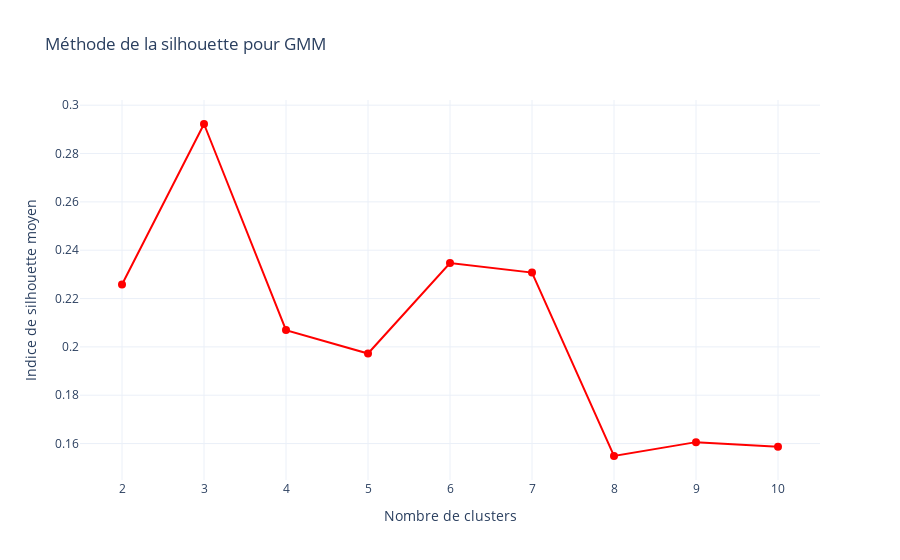

The code cell stored with this chart in its notebook:
### Markdown cell above
### Silhouette Score

### Code cell
# Liste pour stocker les scores de silhouette
silhouette_scores_gmm = []

# Tester de 2 à 10 clusters
for n_clusters in range(2, 11):
    gmm = GaussianMixture(n_components=n_clusters, random_state=42)
    gmm.fit(df_standardise)  # ou df_numeric
    labels = gmm.predict(df_standardise)
    score = silhouette_score(df_standardise, labels)
    silhouette_scores_gmm.append(score)

# Création du graphique avec Plotly
fig = go.Figure()

fig.add_trace(go.Scatter(
    x=list(range(2, 11)),
    y=silhouette_scores_gmm,
    mode='lines+markers',
    name='Silhouette Score',
    line=dict(color='red'),
    marker=dict(size=8)
))

fig.update_layout(
    title='Méthode de la silhouette pour GMM',
    xaxis_title='Nombre de clusters',
    yaxis_title='Indice de silhouette moyen',
    template='plotly_white'  # Utiliser le thème blanc
)

fig.show()

max_silhouette_score = max(silhouette_scores_gmm)
n_clusters = silhouette_scores_gmm.index(max_silhouette_score) + 2

n_clusters

### Figure 1 — Plotly figure (JSON) as saved in the notebook; plotly's stock layout.template omitted (floating-point values rounded to 4 significant figures)
{"data": [{"line": {"color": "red"}, "marker": {"size": 8}, "mode": "lines+markers", "name": "Silhouette Score", "type": "scatter", "x": [2, 3, 4, 5, 6, 7, 8, 9, 10], "y": [0.2258, 0.2922, 0.2069, 0.1972, 0.2347, 0.2307, 0.1548, 0.1606, 0.1587]}], "layout": {"title": {"text": "Méthode de la silhouette pour GMM"}, "xaxis": {"title": {"text": "Nombre de clusters"}}, "yaxis": {"title": {"text": "Indice de silhouette moyen"}}}}
